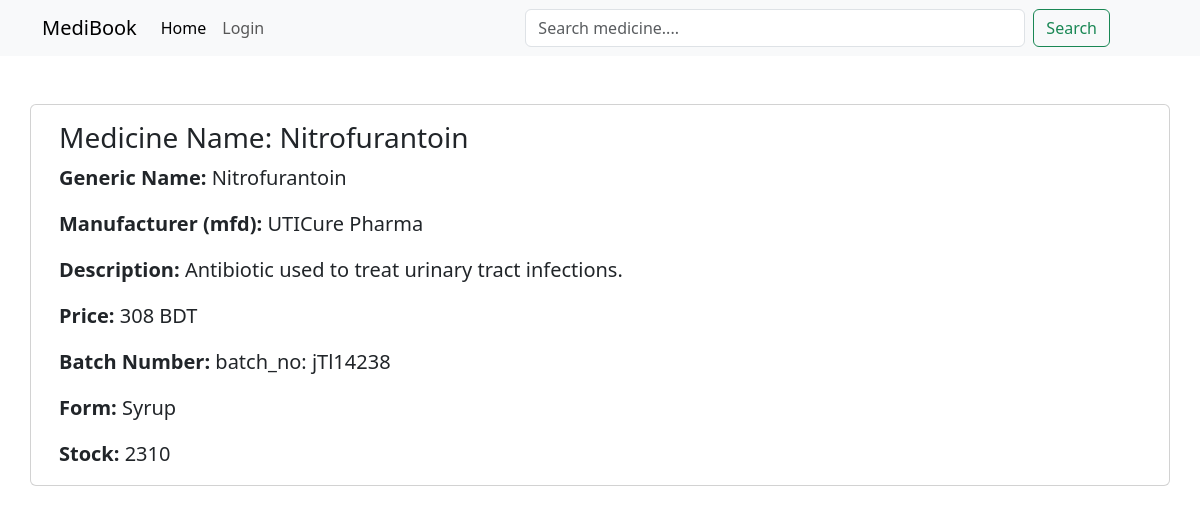
The page /get/nitrofurantoin/ on the database its author committed.
### medicine/models.py (models this page shows)
class MedicineModel(models.Model):
    name = models.CharField(max_length=150)
    generic_name = models.CharField(max_length=150)
    manufacturer = models.CharField(max_length=150)
    description = models.CharField(max_length=150)
    price = models.IntegerField()
    batch_number = models.CharField(max_length=50)
    form = models.CharField(max_length=100)
    stock_quantity = models.IntegerField()
    slug = models.SlugField(unique=True, null=True)

### medicine/views.py (the view)
# urls.py: path('get/<slug:slug>/', MedicineDescription, name='medicine-view'),
def MedicineDescription(request, slug):
    obj = MedicineModel.objects.filter(slug__iexact=slug)
    if obj.exists():
        obj = obj.first()
    else:
        messages.error(request, 'No data Available!')
    return render(request, 'medicine_details.html', context={'data': obj})

### medicine/templates/medicine_details.html
{% extends "base.html" %} {% block body %}
<div class="card container mt-5">
  <div class="card-body">
    <blockquote class="blockquote mb-0 mx-auto">
      <h3>Medicine Name: {{data.name}}</h3>
      <p><b>Generic Name:</b> {{data.generic_name}}</p>
      <p><b> Manufacturer (mfd):</b> {{data.manufacturer }}</p>
      <p><b> Description: </b> {{data.description }}</p>
      <p><b> Price: </b> {{data.price }} BDT</p>
      <p><b> Batch Number:</b> {{data.batch_number }}</p>
      <p><b> Form: </b> {{data.form }}</p>
      <p><b> Stock: </b> {{data.stock_quantity}}</p>
    </blockquote>
  </div>
</div>
{% endblock %}

### rows shown on the page
MedicineModel: name "Nitrofurantoin", generic_name "Nitrofurantoin", manufacturer "UTICure Pharma", description "Antibiotic used to treat urinary tract infections.", price "308", batch_number "batch_no: jTl14238", form "Syrup", stock_quantity "2310"
